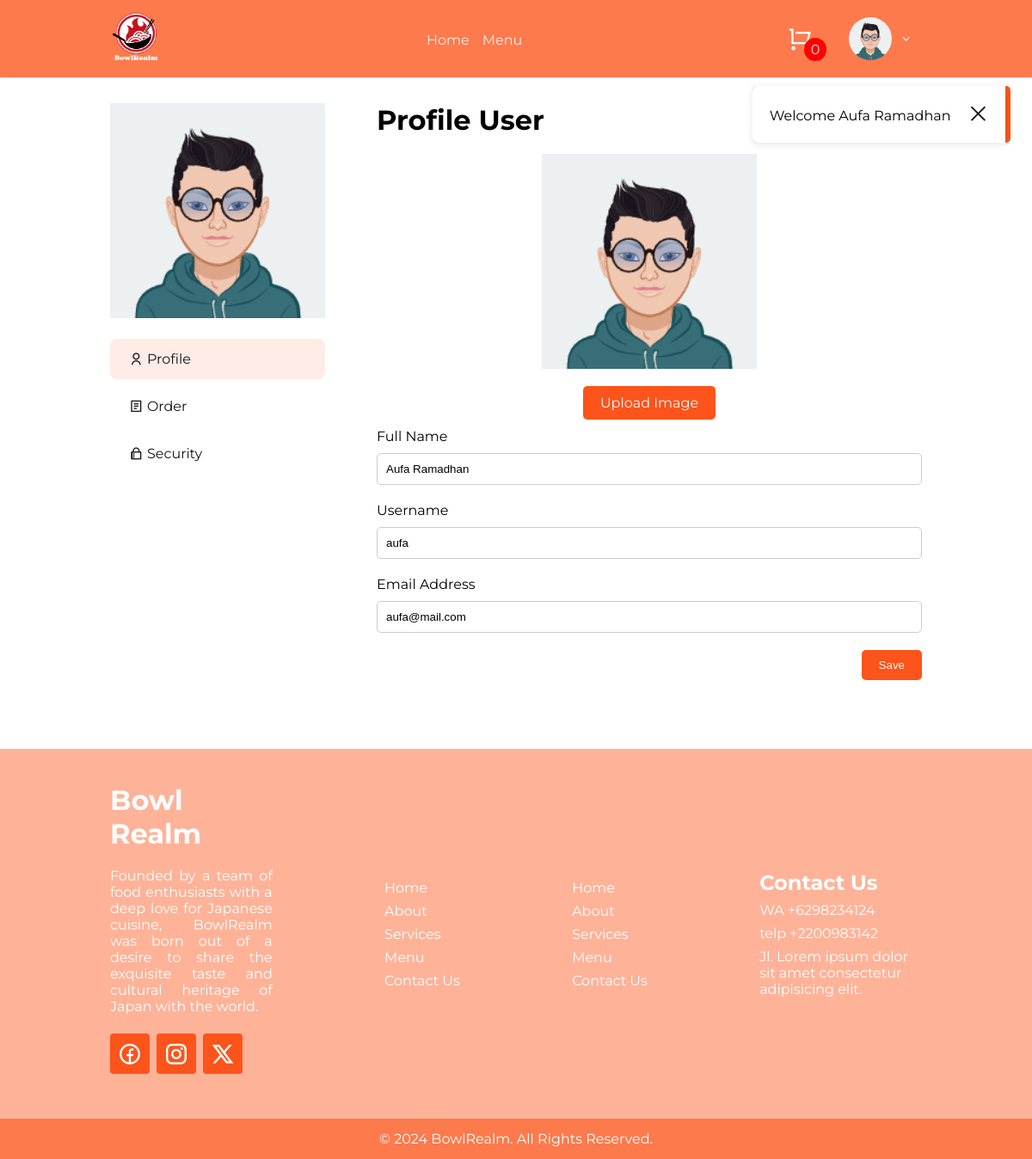
The page /index.php?page=profile_user&subpage=profile (signed in) on the database its author committed.
### tables this page shows
CREATE TABLE `user` (
  `user_id` int NOT NULL,
  `user_img` longtext NOT NULL,
  `user_name` varchar(255) NOT NULL,
  `username` varchar(255) NOT NULL,
  `user_email` varchar(255) NOT NULL,
  `password` varchar(255) NOT NULL,
  `role_id` int NOT NULL
);

### function.php (called while the page is built, shortened)
<?php
function base_url($path = '')
{
    return BASE_URL . $path;
}
function koneksi()
{
    return mysqli_connect("localhost", "root", "", "pw2024_tubes_233040028");
}
function array_query($query)
{
    $conn = koneksi();
    $result = mysqli_query($conn, $query);
    if (mysqli_num_rows($result) == 1) {
        $rows = mysqli_fetch_assoc($result);
    } else {
        while ($row = mysqli_fetch_assoc($result)) {
            $rows[] = $row;
        }
    }
    return $rows;
}

### view/profile/profile.php (the view, shortened to what this page needs)
<form action="" method="POST" enctype="multipart/form-data">
    <div class="wrap-form">
        <div class="form-col">
            <div class="form-group img">
                <img src="<?= base_url("assets/upload/$users[user_img]") ?>" class="img-preview" width="250" height="250">
                <label class="btn btn-img" for="image">Upload Image</label>
            </div>
            <div class="form-group">
                <label for="fullname">Full Name</label>
                <input type="text" name="fullname" id="fullname" value="<?= $users['user_name'] ?>">
            </div>
            <div class="form-group">
                <label for="username">Username</label>
                <input type="text" name="username" id="username" value="<?= $users['username'] ?>">
            </div>
            <div class="form-group">
                <label for="email">Email Address</label>
                <input type="email" name="email" id="email" value="<?= $users['user_email'] ?>">
            </div>
        </div>
    </div>
    <button type="submit" name="save" class="btn" style="float: right;">Save</button>
</form>

### layouts/header.php (shortened to what this page needs)
<?php
if (isset($_SESSION['user_id'])) {
    $cart = array_query("SELECT COUNT(*) as jumlah FROM cart WHERE user_id = $_SESSION[user_id]");
} else {
    $cart = [];
}
$nav = isset($_GET['page']) ? $_GET['page'] : 'index';
?>
<nav class="container">
    <div class="navbar-header">
        <div class="logo-nav">
            <img src="<?= base_url('assets/picture/logo.png') ?>" width="60" height="60">
        </div>
        <div class="navbar">
            <ul>
                <li><a class="<?= $nav === 'index' ? 'active' : '' ?>" href="<?= base_url('index.php') ?>">Home</a></li>
                <li><a class="<?= $nav === 'menu' ? 'active' : '' ?>" href="<?= base_url('index.php?page=menu') ?>">Menu</a></li>
            </ul>
        </div>
        <div class="wrap-toggle">
            <div class="profile-header">
                <?php if (isset($_SESSION['login'])) :  ?>
                    <div class="cart">
                        <a href="<?= base_url('index.php?page=cart') ?>"><i class="ri-shopping-cart-line"></i></a>
                        <div class="cart-count">
                            <?= $cart['jumlah'] ?>
                        </div>
                    </div>
                    <div class="dropdown">
                        <img src="<?= base_url("assets/upload/$users[user_img]") ?>" width="50" height="50" alt="">
                        <i class="ri-arrow-down-s-line"></i>
                    </div>
                <?php else : ?>
                    <a class="btn" href="auth/login.php">Login</a>
                <?php endif ?>
            </div>
        </div>
    </div>
</nav>
<main>
    <?php
    if (isset($_SESSION['message'])) { ?>
        <div class="alert">
            <div class="alert-content">
                <span id="alert"><?= $_SESSION['message'] ?></span>
                <button id="close-alert" onclick="closeAlert()"><i class="ri-close-large-line"></i></button>
            </div>
        </div>
    <?php
    } ?>

### view/profile/index.php (shortened to what this page needs)
<?php
$page = isset($_GET['subpage']) ? $_GET['subpage'] : 'profile';
$pages = [
    'profile' => ['title' => 'Profile User'],
    'order' => ['title' => 'Orders'],
    'security' => ['title' => 'Change Password'],
    'review' => ['title' => 'Review'],
];
$currentPage = isset($pages[$page]) ? $pages[$page] : $pages['profile'];
$title = $currentPage['title'];
?>
<section id="profile">
    <div class="wrap-profile container">
        <div class="navigation">
            <div class="profile-img">
                <img src="<?= base_url("assets/upload/$users[user_img]") ?>" alt="" width="250" height="250">
            </div>
            <div class="profile-nav">
                <a class="<?= $page === 'profile' ? 'active' : '' ?>" href="index.php?page=profile_user&subpage=profile"><i class="ri-user-line"></i> Profile</a>
                <a class="<?= $page === 'order' ? 'active' : '' ?>" href="index.php?page=profile_user&subpage=order"><i class="ri-file-list-2-line"></i> Order</a>
                <a class="<?= $page === 'security' ? 'active' : '' ?>" href="index.php?page=profile_user&subpage=security"><i class="ri-git-repository-private-line"></i> Security</a>
            </div>
        </div>
        <div class="profile-content">
            <div class="header-profile">
                <h2><?= $title ?></h2>
            </div>
            <?php
            if (isset($_GET['subpage'])) {
                $page = $_GET['subpage'];
            } else {
                $page = 'profile_user';
            }
            switch ($page) {
                case 'profile':
                    include('profile.php');
                    break;
            }
            ?>
        </div>
    </div>
</section>

### assets/css/style.css (style rules this page uses)
:root { --primary-100-color: #ffece6; --primary-200-color: #fed9cc; --primary-300-color: #fec6b3; --primary-400-color: #feb399; --primary-500-color: #fea080; --primary-600-color: #fd8d66; --primary-700-color: #fd7a4d; --primary-800-color: #fd6733; --primary-900-color: #fc541a; --secondary-100-color: #fc4100; --secondary-200-color: #e33b00; --secondary-300-color: #ca3400; --secondary-400-color: #b02e00; --secondary-500-color: #972700; --secondary-600-color: #7e2100; --secondary-700-color: #651a00; --secondary-800-color: #4c1300; --secondary-900-color: #320d00; --white-100-color: #e8e8e8; --white-200-color: #d0d0d0; --white-300-color: #b9b9b9; --white-400-color: #a1a1a1; --white-500-color: #8a8a8a; --white-600-color: #737373; --white-700-color: #5b5b5b; --white-800-color: #444444; --white-900-color: #2c2c2c; --black-100-color: #151515; --black-200-color: #131313; --black-300-color: #111111; --black-400-color: #0f0f0f; --black-500-color: #0d0d0d; --black-600-color: #0b0b0b; --black-700-color: #080808; --black-800-color: #060606; --black-900-color: #040404; --white-color: #fbfbfb; }
* { margin: 0; padding: 0; box-sizing: border-box; }
html { overflow-x: hidden; }
body { font-family: "Montserrat", sans-serif; }
.container { padding: 0 16rem; }
.btn { padding: 10px 20px; background-color: var(--primary-900-color); color: var(--white-color); text-decoration: none; border-radius: 5px; transition: all 0.3s; }
button { background-color: transparent; color: #fff; border: none; cursor: pointer; }
.cart { position: relative; }
.cart a { font-size: 1.8rem; }
.cart-count { position: absolute; bottom: -8px; right: -16px; background-color: red; padding: 4px 8px; border-radius: 100%; }
.alert { position: fixed; top: 100px; right: 25px; background-color: var(--primary-900-color); border-radius: 5px; z-index: 1000; }
.alert-content { background-color: white; padding: 20px; border-radius: 5px 0 0 5px; margin-right: 6px; box-shadow: 0 2px 10px rgba(0, 0, 0, 0.1); }
.alert-content button { color: var(--black-100-color); margin-left: 16px; font-size: 1.4rem; border: none; cursor: pointer; }
nav { background-color: var(--primary-700-color); position: fixed; top: 0; display: flex; justify-content: space-between; align-items: center; height: 90px; width: 100%; z-index: 10; color: var(--white-100-color); box-shadow: 0 0 4px rgba(0, 0, 0, 0.1); }
.navbar-header { display: flex; justify-content: space-between; align-items: center; width: 100%; }
nav .logo-nav { font-family: "Preahvihear", sans-serif; font-size: 22px; font-weight: bold; letter-spacing: 2px; }
.navbar { flex: 0.1; display: flex; align-items: center; justify-content: space-between; }
.navbar ul { display: flex; justify-content: space-around; align-items: center; gap: 15px; }
.navbar ul li { text-decoration: none; list-style: none; }
.navbar ul li a { width: 100%; text-decoration: none; color: var(--primary-100-color); }
.navbar ul li a:before { content: ""; display: block; position: relative; width: 0; top: 1.8em; border-bottom: 2px solid white; transition: width 0.4s; }
.profile-header a { color: #fff; text-decoration: none; }
.profile-header .cart { margin-right: 32px; }
.profile-header, .dropdown { display: flex; align-items: center; cursor: pointer; }
.dropdown { padding: 6px 2px; border-radius: 8px; }
.dropdown img { margin: 0 8px; border-radius: 100%; }
.dropdown i { margin-right: 8px; }
.form-group { display: flex; flex-direction: column; }
.form-group label { margin-bottom: 10px; }
.form-group input { padding: 10px; margin-bottom: 20px; border-radius: 5px; border: 1px solid #ccc; }
@media screen and (max-width: 1560px) { .container { padding: 0 8rem; } }
.wrap-toggle { display: flex; justify-content: center; align-items: center; gap: 20px; }

### rows shown on the page
user: user_img (picture), fullname "Aufa Ramadhan", username "aufa", email "aufa@mail.com"

### other values the page prints
$cart['jumlah'] "0"
$_SESSION['message'] "Welcome Aufa Ramadhan"
$title "Profile User"
